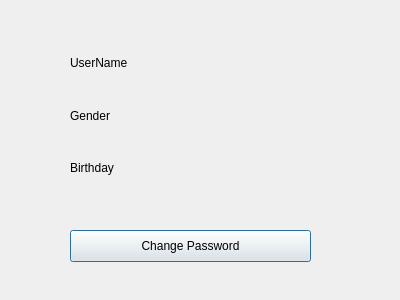
<?xml version="1.0" encoding="UTF-8"?>
<ui version="4.0">
 <class>Account</class>
 <widget class="QDialog" name="Account">
  <property name="geometry">
   <rect>
    <x>0</x>
    <y>0</y>
    <width>400</width>
    <height>300</height>
   </rect>
  </property>
  <property name="windowTitle">
   <string>Dialog</string>
  </property>
  <widget class="QPushButton" name="pushButton">
   <property name="geometry">
    <rect>
     <x>70</x>
     <y>230</y>
     <width>241</width>
     <height>32</height>
    </rect>
   </property>
   <property name="text">
    <string>Change Password</string>
   </property>
  </widget>
  <widget class="QWidget" name="gridLayoutWidget">
   <property name="geometry">
    <rect>
     <x>70</x>
     <y>40</y>
     <width>241</width>
     <height>151</height>
    </rect>
   </property>
   <layout class="QGridLayout" name="gridLayout">
    <item row="3" column="0">
     <widget class="QLabel" name="label_3">
      <property name="text">
       <string>Birthday</string>
      </property>
     </widget>
    </item>
    <item row="2" column="0">
     <widget class="QLabel" name="label_2">
      <property name="text">
       <string>Gender</string>
      </property>
     </widget>
    </item>
    <item row="1" column="0">
     <widget class="QLabel" name="label">
      <property name="text">
       <string>UserName</string>
      </property>
     </widget>
    </item>
    <item row="1" column="1">
     <widget class="QLabel" name="label_4">
      <property name="text">
       <string/>
      </property>
     </widget>
    </item>
    <item row="2" column="1">
     <widget class="QLabel" name="label_5">
      <property name="text">
       <string/>
      </property>
     </widget>
    </item>
    <item row="3" column="1">
     <widget class="QLabel" name="label_6">
      <property name="text">
       <string/>
      </property>
     </widget>
    </item>
   </layout>
  </widget>
 </widget>
 <resources/>
 <connections/>
</ui>
